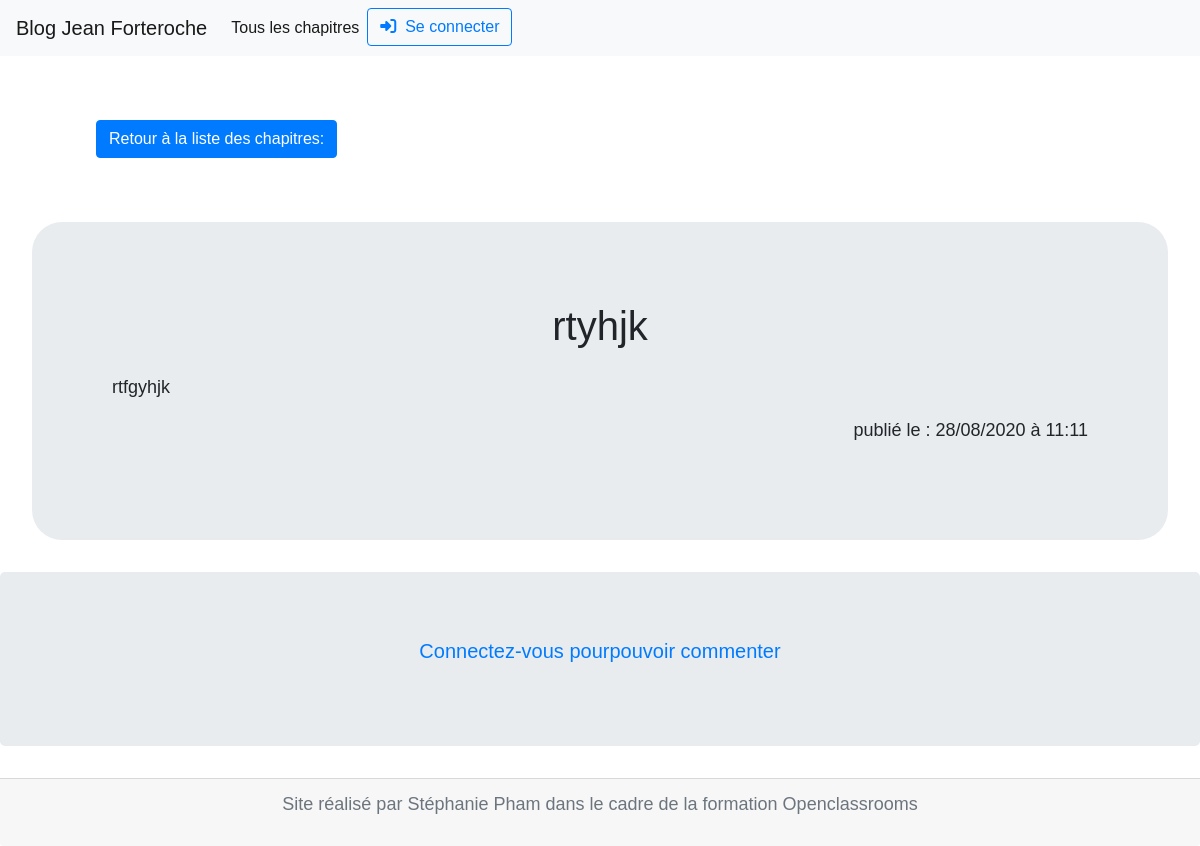
Screenshot of /index.php?action=article&id=127 with the database file from the repository.
### tables this page shows
CREATE TABLE IF NOT EXISTS `articles` (
  `id` int(11) NOT NULL AUTO_INCREMENT,
  `title` varchar(255) NOT NULL,
  `content` text NOT NULL,
  `date_article` datetime NOT NULL DEFAULT current_timestamp(),
  PRIMARY KEY (`id`)
);

### App/Controller/Articles.php (called while the page is built, shortened)
<?php
class Articles extends Controller {
    public function displayArticle()
    {
        if (isset($_GET['id']) && $_GET['id'] > 0 ) {
            $article_id = $this->trim_secur($_GET['id']);
            $articleManager = new ArticleManager();
            $article = $articleManager->getArticle($article_id);
        }
        else {
            throw new \Exception('Aucun identifiant de billet envoyé');
        }
        include 'view/Visitor/displayArticleView.php';
    }
}

### App/Model/ArticleManager.php (called while the page is built, shortened)
<?php
class ArticleManager extends Manager
{
    public function getArticle($article_id)
    {
        $db = $this->dbConnect();
        $req = $db->prepare('
            SELECT *
            FROM articles
            WHERE id = :id
        ');
        $req->execute([
            'id' => $article_id
        ]);
        return $article = $req->fetch();
    }
}

### App/Controller/Controller.php (called while the page is built, shortened)
<?php
class Controller {
    public $userInfo;
    function __construct() {
        $this->isConnected = $this->is_connected();
        }
    public function is_connected()
    {
        if (isset($_SESSION['userId']) && $this->ifHashSession()) {
            $userManager = new UserManager;
            $this->userInfo = $userManager->getUserById($_SESSION['userId']);
        } else {
            $this->userInfo = false;
        }
        return $this->userInfo;
    }
}

### view/Visitor/displayArticleView.php (the view, shortened to what this page needs)
<div class="articleGlobal">
    <header class="HeaderArticle">
        <div class="part">
            <p class="linkDisplayArticle">
                <a href="index.php?action=listArticles" class="btn btn-primary">Retour à la liste des chapitres:</a>
            </p>
        </div>
        <div class="partArticle jumbotron jumbotron-fluid">
            <div class="ArticleTitle">
                <h1 class="ArticleTitle text-center mb-4"> <?= htmlspecialchars($article['title']) ?> </h1>
            </div>
            <div class="ArticleContent">
                <p class="ArticleContent"> <?= nl2br($article['content']) ?> </p>
                <p class="ArticleContent text-right"> publié le :
                    <?=  date_format(date_create($article['date_article']), 'd/m/Y à H:i') ?></p>
            </div>
        </div>
    </header>
    <?php if ($this->isConnected) { ?>
    <section class="container">
        <h2 class="text-center"> Espace commentaire</h2>
        <form class="mb-4" action="index.php?action=addComment&amp;id= <?= $article['id']?>" method="POST">
            <div class="form-group">
                <label for="comment">Commentaire</label>
                <textarea id="mytextarea" class="form-control" rows="3" name="comment"></textarea>
            </div>
            <input type="submit" class="btn btn-primary mb-4" value="Commentez">
        </form>
        <?php } else { ?>
        <div class="jumbotron">
            <p class="lead text-center">
                <a href="index.php?action=login" class="text-center">Connectez-vous pourpouvoir commenter</a>
            </p>
        </div>
        <?php  } ?>
</div>
<?php include 'view/template.php'; ?>

### public/css/style.css (style rules this page uses)
* { font-family: "Arial", "Segoe Script"; }
.articleGlobal { margin: 0; padding: 0; }
.part { margin: 4em; }
.HeaderArticle { margin: 2em; }
.partArticle { padding: 5em 5em; border-radius: 30px; }

### public/css/queries.css (style rules this page uses)
@media all and (max-width :1440px ) { p , .linkListArticle { font-size: 18px; } }

### rows the page displays
articles: title "rtyhjk", content "rtfgyhjk", date_article "28/08/2020 à 11:11"
